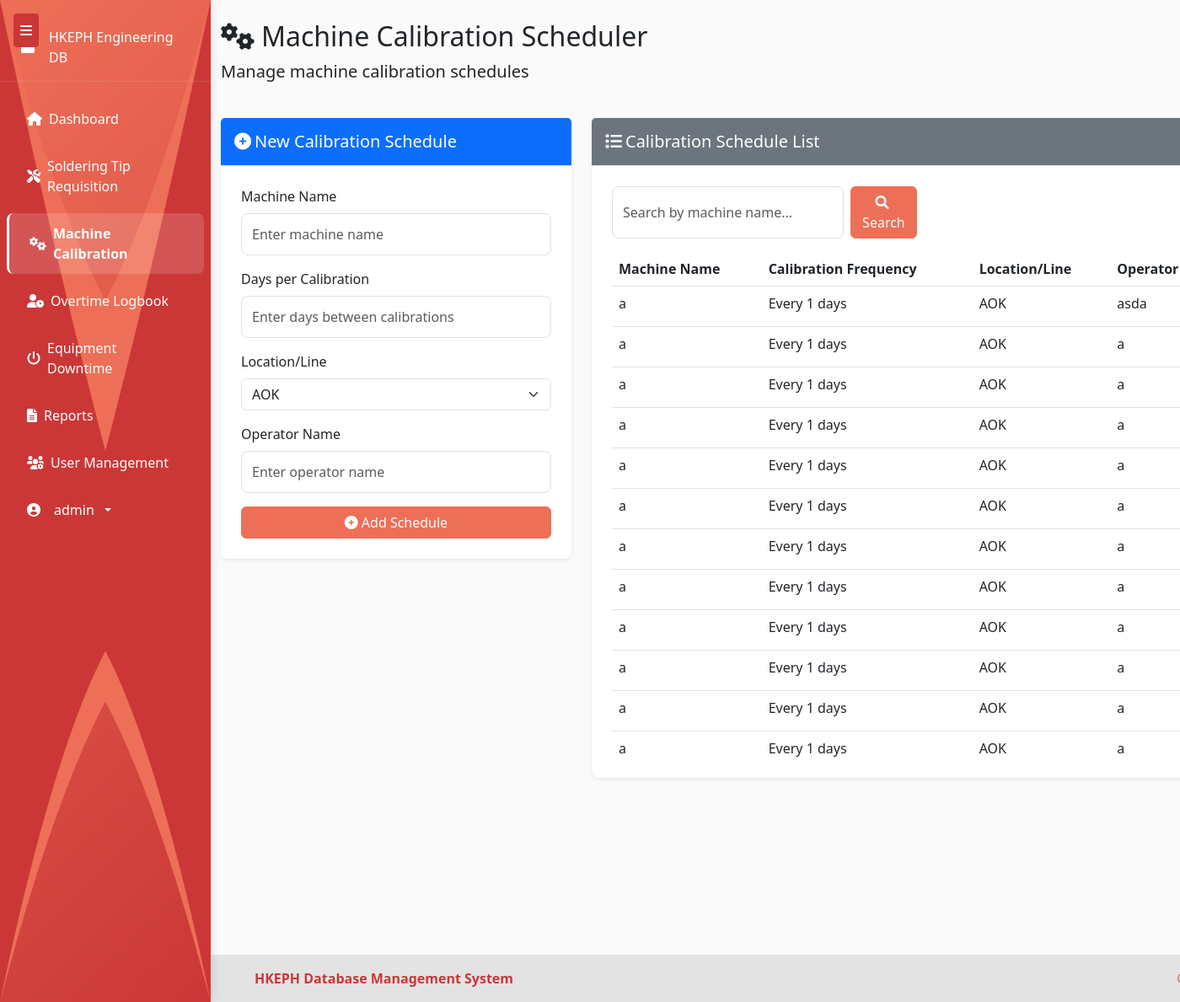
The page /machine-calibrations (signed in) on the database its author committed.
### models.py (models this page shows, shortened)
class User(UserMixin, db.Model):
    id = db.Column(db.Integer, primary_key=True)
    username = db.Column(db.String(64), unique=True, nullable=False)
    email = db.Column(db.String(120), unique=True, nullable=False)
    password_hash = db.Column(db.String(256), nullable=False)
    is_admin = db.Column(db.Boolean, default=False)
    date_created = db.Column(db.DateTime, default=datetime.utcnow)

class MachineCalibration(db.Model):
    id = db.Column(db.Integer, primary_key=True)
    machine_name = db.Column(db.String(100), nullable=False)
    days_per_calibration = db.Column(db.Integer, nullable=False)
    location_line = db.Column(db.String(100), nullable=False)
    operator_name = db.Column(db.String(100), nullable=False)
    created_at = db.Column(db.DateTime, default=datetime.utcnow)

### routes.py (the view)
@app.route('/machine-calibrations')
@login_required
def machine_calibrations():
    search_query = request.args.get('search', '')
    if search_query:
        calibrations = MachineCalibration.query.filter(
            MachineCalibration.machine_name.ilike(f'%{search_query}%')
        ).all()
    else:
        calibrations = MachineCalibration.query.all()
    form = MachineCalibrationForm()
    return render_template('machine_calibration.html', calibrations=calibrations, form=form, search_query=search_query)

### forms.py
class MachineCalibrationForm(FlaskForm):
    machine_name = StringField('Machine Name', validators=[DataRequired()])
    days_per_calibration = IntegerField('Days per Calibration', validators=[DataRequired(), NumberRange(min=1)])
    location_line = SelectField('Location/Line', choices=[
        ('AOK', 'AOK'),
        ('GRANDSTREAM', 'GRANDSTREAM'),
        ('INTRACOM', 'INTRACOM'),
        ('D-LINK', 'D-LINK'),
        ('PC POWER', 'PC POWER')
    ], validators=[DataRequired()])
    operator_name = StringField('Operator Name', validators=[DataRequired()])
    submit = SubmitField('Save')

### app.py (called while the page is built)
@login_manager.user_loader
def load_user(user_id):
    return User.query.get(int(user_id))

### templates/machine_calibration.html (shortened to what this page needs)
{% extends 'base.html' %}
{% block content %}
<div class="machine-calibration-bg">
<div class="row mb-4">
    <div class="col">
        <h2><i class="fas fa-cogs me-2"></i>Machine Calibration Scheduler</h2>
        <p class="lead">Manage machine calibration schedules</p>
    </div>
</div>
<div class="row mb-4">
    <div class="col-md-4">
        <div class="card">
            <div class="card-header bg-primary text-white">
                <h5 class="mb-0">
                    {% if edit_calibration %}
                    <i class="fas fa-edit me-1"></i>Edit Calibration Schedule
                    {% else %}
                    <i class="fas fa-plus-circle me-1"></i>New Calibration Schedule
                    {% endif %}
                </h5>
            </div>
            <div class="card-body">
                {% if edit_calibration %}
                <form method="POST" action="{{ url_for('edit_machine_calibration', calibration_id=edit_calibration.id) }}">
                {% else %}
                <form method="POST" action="{{ url_for('add_machine_calibration') }}">
                {% endif %}
                    <div class="mb-3">
                        <label for="machine_name" class="form-label">Machine Name</label>
                        {{ form.machine_name(class="form-control", placeholder="Enter machine name") }}
                    </div>
                    <div class="mb-3">
                        <label for="days_per_calibration" class="form-label">Days per Calibration</label>
                        {{ form.days_per_calibration(class="form-control", placeholder="Enter days between calibrations") }}
                    </div>
                    <div class="mb-3">
                        <label for="location_line" class="form-label">Location/Line</label>
                        {{ form.location_line(class="form-select") }}
                    </div>
                    <div class="mb-3">
                        <label for="operator_name" class="form-label">Operator Name</label>
                        {{ form.operator_name(class="form-control", placeholder="Enter operator name") }}
                    </div>
                    <div class="d-grid gap-2">
                        {% if edit_calibration %}
                        <button type="submit" class="btn btn-primary">
                            <i class="fas fa-save me-1"></i>Update Schedule
                        </button>
                        <a href="{{ url_for('machine_calibrations') }}" class="btn btn-secondary">
                            <i class="fas fa-times me-1"></i>Cancel
                        </a>
                        {% else %}
                        <button type="submit" class="btn btn-primary">
                            <i class="fas fa-plus-circle me-1"></i>Add Schedule
                        </button>
                        {% endif %}
                    </div>
                </form>
            </div>
        </div>
    </div>
    <div class="col-md-8">
        <div class="card">
            <div class="card-header bg-secondary text-white">
                <h5 class="mb-0"><i class="fas fa-list me-1"></i>Calibration Schedule List</h5>
            </div>
            <div class="card-body">
                <div class="d-flex justify-content-between align-items-center mb-3">
                    <form class="d-flex" method="GET" action="{{ url_for('machine_calibrations') }}">
                        <input type="text" class="form-control me-2" name="search" placeholder="Search by machine name..." value="{{ search_query if search_query else '' }}">
                        <button class="btn btn-primary" type="submit">
                            <i class="fas fa-search me-1"></i>Search
                        </button>
                    </form>
                </div>
                <div class="table-responsive" style="max-height: 600px; overflow-y: auto;">
                    <table class="table table-hover">
                        <thead>
                            <tr>
                                <th>Machine Name</th>
                                <th>Calibration Frequency</th>
                                <th>Location/Line</th>
                                <th>Operator</th>
                            </tr>
                        </thead>
                        <tbody>
                            {% for calibration in calibrations %}
                            <tr>
                                <td>{{ calibration.machine_name }}</td>
                                <td>Every {{ calibration.days_per_calibration }} days</td>
                                <td>{{ calibration.location_line }}</td>
                                <td>{{ calibration.operator_name }}</td>
                            </tr>
                            {% endfor %}
                        </tbody>
                    </table>
                </div>
            </div>
        </div>
    </div>
</div>
</div>
{% endblock %}

### templates/base.html (shortened to what this page needs)
<!DOCTYPE html>
<html lang="en" data-bs-theme="light">
<head>
    <link href="https://cdn.jsdelivr.net/npm/bootstrap@5.3.0/dist/css/bootstrap.min.css" rel="stylesheet">
    <link rel="stylesheet" href="https://cdnjs.cloudflare.com/ajax/libs/font-awesome/6.0.0/css/all.min.css">
    <link rel="stylesheet" type="text/css" href="https://cdn.jsdelivr.net/npm/daterangepicker/daterangepicker.css" />
    <link rel="stylesheet" href="{{ url_for('static', filename='css/style.css') }}">
</head>
<body>
    <button class="sidebar-toggle" type="button" id="sidebarToggle">
        <i class="fas fa-bars"></i>
    </button>
    <nav class="sidebar collapse d-lg-block" id="sidebar">
        <svg class="sidebar-wave" viewBox="0 0 100 100" preserveAspectRatio="none">
            <path d="M0 0 L0 100 Q25 80 50 70 Q75 80 100 100 L100 0 Q75 20 50 30 Q25 20 0 0 Z" fill="var(--accent-primary)"/>
            <path d="M0 0 L0 100 Q25 75 50 65 Q75 75 100 100 L100 0 Q75 25 50 45 Q25 25 0 0 Z" fill="var(--accent-secondary)"/>
        </svg>
        <div class="sidebar-brand">
            <a href="{{ url_for('dashboard') }}">
                <i class="fas fa-industry me-2"></i>HKEPH Engineering DB
            </a>
        </div>
        {% if current_user.is_authenticated %}
        <ul class="sidebar-nav nav flex-column">
            <li class="nav-item">
                <a class="nav-link {% if request.path == url_for('dashboard') %}active fw-bold{% endif %}" href="{{ url_for('dashboard') }}">
                    <i class="fas fa-home"></i>
                    <span>Dashboard</span>
                </a>
            </li>
            <li class="nav-item">
                <a class="nav-link {% if request.path == url_for('soldering_tips') %}active fw-bold{% endif %}" href="{{ url_for('soldering_tips') }}">
                    <i class="fas fa-tools"></i>
                    <span>Soldering Tip Requisition</span>
                </a>
            </li>
            <li class="nav-item">
                <a class="nav-link {% if request.path == url_for('machine_calibrations') %}active fw-bold{% endif %}" href="{{ url_for('machine_calibrations') }}">
                    <i class="fas fa-cogs"></i>
                    <span>Machine Calibration</span>
                </a>
            </li>
            <li class="nav-item">
                <a class="nav-link {% if request.path == url_for('overtime_logbook') %}active fw-bold{% endif %}" href="{{ url_for('overtime_logbook') }}">
                    <i class="fas fa-user-clock"></i>
                    <span>Overtime Logbook</span>
                </a>
            </li>
            <li class="nav-item">
                <a class="nav-link {% if request.path == url_for('equipment_downtime') %}active fw-bold{% endif %}" href="{{ url_for('equipment_downtime') }}">
                    <i class="fas fa-power-off"></i>
                    <span>Equipment Downtime</span>
                </a>
            </li>
            <li class="nav-item">
                <a class="nav-link {% if request.path == url_for('reports') %}active fw-bold{% endif %}" href="{{ url_for('reports') }}">
                    <i class="fas fa-file-alt"></i>
                    <span>Reports</span>
                </a>
            </li>
            {% if current_user.is_admin %}
            <li class="nav-item">
                <a class="nav-link {% if request.path == url_for('user_management') %}active fw-bold{% endif %}" href="{{ url_for('user_management') }}">
                    <i class="fas fa-users-cog"></i>
                    <span>User Management</span>
                </a>
            </li>
            {% endif %}
            <li class="nav-item mt-auto">
                <div class="dropdown">
                    <a class="nav-link dropdown-toggle" href="#" id="sidebarDropdown" role="button" data-bs-toggle="dropdown" aria-expanded="false">
                        <i class="fas fa-user-circle me-2"></i>
                        <span>{{ current_user.username }}</span>
                    </a>
                </div>
            </li>
        </ul>
        {% endif %}
    </nav>
        <main class="container main-content mt-4 mb-5">
            {% block content %}{% endblock %}
        </main>
        <footer style="background-color: var(--light-secondary); color: var(--accent-secondary); position: fixed; bottom: 0; width: 100%; padding: 1rem 0; z-index: 1020;">
            <div class="container">
                <div class="row align-items-center">
                    <div class="col-md-6 text-center text-md-start">
                        <strong>HKEPH Database Management System</strong>
                    </div>
                    <div class="col-md-6 text-center text-md-end">
                        <p class="mb-0">&copy; 2023 All Rights Reserved</p>
                    </div>
                </div>
            </div>
        </footer>
    </body>
    </html>

### static/css/style.css (style rules this page uses)
:root { --light-bg: #FAFAFA; --light-secondary: #E3E3E3; --accent-primary: #EE6F57; --accent-secondary: #CB3737; }
body { padding-bottom: 20px; background-image: url('/static/images/MachineBG.png'); background-size: cover; background-repeat: no-repeat; background-position: center center; min-height: 100vh; }
.card { border: none; box-shadow: 0 0.125rem 0.25rem rgba(0, 0, 0, 0.075); transition: all 0.3s ease; }
.card-header { border-bottom: none; }
.table th { font-weight: 600; border-top: none; }
.btn-primary { background-color: var(--accent-primary); border-color: var(--accent-primary); }

### templates/base.html (style rules this page uses)
:root { --accent-primary: #EE6F57; --accent-primary-dark: #CB3737; --accent-secondary: #CB3737; --accent-secondary-dark: #A32929; --light-secondary: #E3E3E3; --sidebar-width: 250px; }
.sidebar { width: var(--sidebar-width); min-height: 100vh; transition: all 0.3s ease; background: linear-gradient(135deg, var(--accent-primary), var(--accent-secondary)); overflow: hidden; z-index: 1; position: relative; }
.sidebar::before { content: ''; position: absolute; top: 0; left: 0; right: 0; bottom: 0; background: linear-gradient(135deg, var(--accent-primary), var(--accent-secondary)); z-index: -1; pointer-events: none; }
.sidebar-wave { position: absolute; top: 0; left: 0; width: 100%; height: 100%; fill: var(--accent-secondary); z-index: -1; }
.form-control { border-radius: 0.5rem; padding: 0.75rem; }
.card { border-radius: 0.5rem; box-shadow: 0 0.125rem 0.25rem rgba(0, 0, 0, 0.075); }
.card-header { padding: 1rem; border-bottom: 1px solid var(--light-secondary); }
.card-body { padding: 1.5rem; }
body { background-color: var(--light-bg); min-height: 100vh; margin: 0; position: relative; padding-bottom: 80px; transition: padding-left 0.3s ease; }
main { min-height: calc(100vh - 80px); transition: margin-left 0.3s ease; }
.sidebar { position: fixed; top: 0; left: 0; bottom: 0; z-index: 1030; transition: all 0.3s ease; box-shadow: 2px 0 10px rgba(0, 0, 0, 0.1); background-color: var(--accent-secondary) !important; overflow-y: auto; padding: 1rem 0; }
.sidebar ~ main { margin-left: 250px; }
.sidebar ~ footer { left: 250px; }
.sidebar-nav .nav-link { display: flex; align-items: center; gap: 0.5rem; transition: all 0.3s ease; position: relative; padding: 0.75rem 1.5rem; margin: 0.25rem 0.5rem; border-radius: 0.5rem; color: white !important; }
.sidebar-nav .nav-link.active { background-color: rgba(255, 255, 255, 0.15) !important; border-left: 3px solid white; }
.sidebar-brand { padding: 1rem 1.5rem; margin-bottom: 1rem; border-bottom: 1px solid rgba(255, 255, 255, 0.1); }
.sidebar-brand a { color: white; text-decoration: none; display: flex; align-items: center; gap: 0.5rem; }
.sidebar-toggle { position: fixed; top: 1rem; left: 1rem; z-index: 1031; background-color: var(--accent-secondary); color: white; border: none; padding: 0.5rem; border-radius: 0.25rem; cursor: pointer; transition: transform 0.3s ease; }
.sidebar-toggle i { transition: transform 0.3s ease; }
footer { background-color: var(--light-secondary); color: var(--accent-secondary); position: fixed; bottom: 0; width: 100%; padding: 1rem 0; z-index: 1020; transition: left 0.3s ease; }

### rows shown on the page
User: username "admin"
MachineCalibration: machine_name "a", days_per_calibration "1", location_line "AOK", operator_name "asda"
MachineCalibration: machine_name "a", days_per_calibration "1", location_line "AOK", operator_name "a"
MachineCalibration: machine_name "a", days_per_calibration "1", location_line "AOK", operator_name "a"
MachineCalibration: machine_name "a", days_per_calibration "1", location_line "AOK", operator_name "a"
MachineCalibration: machine_name "a", days_per_calibration "1", location_line "AOK", operator_name "a"
MachineCalibration: machine_name "a", days_per_calibration "1", location_line "AOK", operator_name "a"
MachineCalibration: machine_name "a", days_per_calibration "1", location_line "AOK", operator_name "a"
MachineCalibration: machine_name "a", days_per_calibration "1", location_line "AOK", operator_name "a"
MachineCalibration: machine_name "a", days_per_calibration "1", location_line "AOK", operator_name "a"
MachineCalibration: machine_name "a", days_per_calibration "1", location_line "AOK", operator_name "a"
MachineCalibration: machine_name "a", days_per_calibration "1", location_line "AOK", operator_name "a"
MachineCalibration: machine_name "a", days_per_calibration "1", location_line "AOK", operator_name "a"
